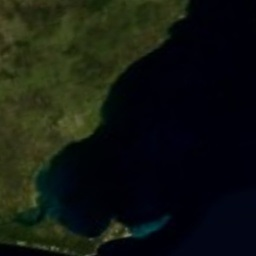
#> input picture val_367_input.jpg, 256 x 256 px
$ python -i util.py   (imports and definitions only)
#> lines starting #> are read from the running program, lines starting #| are printed output that depends on the picture; after the words box and inside, x2 and y2 are one past the last pixel; in counts of white or black regions, pixels touching at a corner belong together
#> further down, picture is the input picture: shape (256, 256, 3); mean B, G, R 16.1, 23, 18.7
"""This module contains simple helper functions """
from __future__ import print_function
import torch
import numpy as np
from PIL import Image
import os
import cv2 as cv

# [95 lines left out: functions tensor2im, diagnose_network, save_image, print_numpy, mkdirs, mkdir, not called in this run]


def get_min_area_rect(image):
    imgray = cv.cvtColor(image, cv.COLOR_BGR2GRAY)
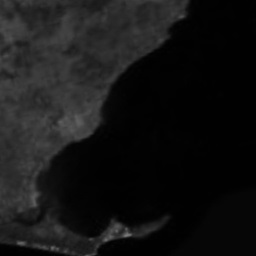
#> imgray: shape (256, 256); min 0, max 122, mean 20.9
    ret, thresh = cv.threshold(imgray, 10, 255, 0)
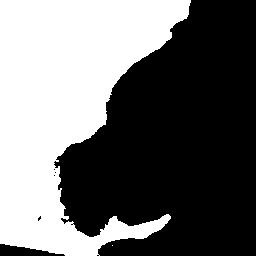
#> thresh: shape (256, 256); 42.8% white; 2 white regions (1 under 20 px)
    contours, hierarchy = cv.findContours(thresh, cv.RETR_TREE, cv.CHAIN_APPROX_SIMPLE)
#> contours = 7 contours, 6 with area under 20; largest, box (x1, y1, x2, y2) and area: (0, 0, 191, 256) 27557
    maxContour = max(contours, key = cv.contourArea)
#> maxContour = contour of 320 points, box (x1, y1, x2, y2) (0, 0, 191, 256), area 27557
    rect = cv.minAreaRect(maxContour)
#> rect = ((95, 127.5), (255, 190), -90)
    return rect

def rotate_image(image, rotation_matrix=None):
    if rotation_matrix is None:
        rect = get_min_area_rect(image)
#> rect = ((95, 127.5), (255, 190), -90)
        center, size, angle = rect
#> center = (95, 127.5); size = (255, 190); angle = -90
        rotation_matrix = cv.getRotationMatrix2D(size, angle, 1)
#> rotation_matrix = [[6.12e-17, -1, 445], [1, 6.12e-17, -65]]
#> (the run stopped early here; a loop or call above may not have finished)
